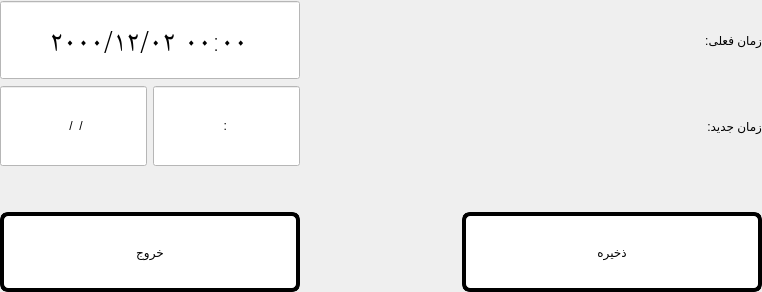
     <widget class="QWidget" name="tabDateSettings">
      <attribute name="title">
       <string>Page</string>
      </attribute>
      <layout class="QGridLayout" name="gridLayout_8">
       <property name="leftMargin">
        <number>0</number>
       </property>
       <property name="topMargin">
        <number>0</number>
       </property>
       <property name="rightMargin">
        <number>0</number>
       </property>
       <property name="bottomMargin">
        <number>0</number>
       </property>
       <item row="3" column="2">
        <widget class="QPushButton" name="btnSaveDate">
         <property name="sizePolicy">
          <sizepolicy hsizetype="Preferred" vsizetype="Preferred">
           <horstretch>0</horstretch>
           <verstretch>0</verstretch>
          </sizepolicy>
         </property>
         <property name="minimumSize">
          <size>
           <width>300</width>
           <height>80</height>
          </size>
         </property>
         <property name="maximumSize">
          <size>
           <width>300</width>
           <height>80</height>
          </size>
         </property>
         <property name="styleSheet">
          <string notr="true">border: 4px solid black;
border-radius: 8px;
background-color: rgb(255, 255, 255);</string>
         </property>
         <property name="text">
          <string>ذخیره</string>
         </property>
        </widget>
       </item>
       <item row="3" column="0">
        <widget class="QPushButton" name="btnExitDateSettings">
         <property name="sizePolicy">
          <sizepolicy hsizetype="Preferred" vsizetype="Preferred">
           <horstretch>0</horstretch>
           <verstretch>0</verstretch>
          </sizepolicy>
         </property>
         <property name="minimumSize">
          <size>
           <width>300</width>
           <height>80</height>
          </size>
         </property>
         <property name="maximumSize">
          <size>
           <width>300</width>
           <height>80</height>
          </size>
         </property>
         <property name="styleSheet">
          <string notr="true">border: 4px solid black;
border-radius: 8px;
background-color: rgb(255, 255, 255);</string>
         </property>
         <property name="text">
          <string>خروج</string>
         </property>
        </widget>
       </item>
       <item row="2" column="0" colspan="3">
        <spacer name="verticalSpacer_6">
         <property name="orientation">
          <enum>Qt::Vertical</enum>
         </property>
         <property name="sizeHint" stdset="0">
          <size>
           <width>20</width>
           <height>40</height>
          </size>
         </property>
        </spacer>
       </item>
       <item row="1" column="2">
        <widget class="QLabel" name="label_7">
         <property name="text">
          <string>زمان جدید:</string>
         </property>
        </widget>
       </item>
       <item row="0" column="2">
        <widget class="QLabel" name="label_6">
         <property name="text">
          <string>زمان فعلی:</string>
         </property>
        </widget>
       </item>
       <item row="1" column="0">
        <layout class="QHBoxLayout" name="horizontalLayout_5">
         <item>
          <widget class="QFocusableLineEdit" name="txtDateNew">
           <property name="enabled">
            <bool>true</bool>
           </property>
           <property name="sizePolicy">
            <sizepolicy hsizetype="Preferred" vsizetype="Fixed">
             <horstretch>0</horstretch>
             <verstretch>0</verstretch>
            </sizepolicy>
           </property>
           <property name="minimumSize">
            <size>
             <width>0</width>
             <height>80</height>
            </size>
           </property>
           <property name="maximumSize">
            <size>
             <width>16777215</width>
             <height>16777215</height>
            </size>
           </property>
           <property name="styleSheet">
            <string notr="true">background-color: rgb(255, 255, 255);
font: 57 regular 11pt &quot;LiberationSerif-Regular&quot;;</string>
           </property>
           <property name="inputMask">
            <string>0000/00/00</string>
           </property>
           <property name="alignment">
            <set>Qt::AlignCenter</set>
           </property>
          </widget>
         </item>
         <item>
          <widget class="QFocusableLineEdit" name="txtTimeNew">
           <property name="enabled">
            <bool>true</bool>
           </property>
           <property name="sizePolicy">
            <sizepolicy hsizetype="Preferred" vsizetype="Fixed">
             <horstretch>0</horstretch>
             <verstretch>0</verstretch>
            </sizepolicy>
           </property>
           <property name="minimumSize">
            <size>
             <width>0</width>
             <height>80</height>
            </size>
           </property>
           <property name="maximumSize">
            <size>
             <width>16777215</width>
             <height>16777215</height>
            </size>
           </property>
           <property name="styleSheet">
            <string notr="true">background-color: rgb(255, 255, 255);
font: 57 regular 11pt &quot;LiberationSerif-Regular&quot;;</string>
           </property>
           <property name="inputMask">
            <string>00:00</string>
           </property>
           <property name="alignment">
            <set>Qt::AlignCenter</set>
           </property>
          </widget>
         </item>
        </layout>
       </item>
       <item row="0" column="0">
        <widget class="QDateTimeEdit" name="dateTimeCurrent">
         <property name="sizePolicy">
          <sizepolicy hsizetype="Preferred" vsizetype="Fixed">
           <horstretch>0</horstretch>
           <verstretch>0</verstretch>
          </sizepolicy>
         </property>
         <property name="minimumSize">
          <size>
           <width>200</width>
           <height>80</height>
          </size>
         </property>
         <property name="font">
          <font>
           <family>11pt LiberationSerif-Regular</family>
           <pointsize>20</pointsize>
           <weight>7</weight>
           <italic>false</italic>
           <bold>false</bold>
          </font>
         </property>
         <property name="styleSheet">
          <string notr="true">background-color: rgb(255, 255, 255);
font: 57 regular 11pt &quot;LiberationSerif-Regular&quot;;
</string>
         </property>
         <property name="locale">
          <locale language="Persian" country="Iran"/>
         </property>
         <property name="alignment">
          <set>Qt::AlignCenter</set>
         </property>
         <property name="readOnly">
          <bool>true</bool>
         </property>
         <property name="buttonSymbols">
          <enum>QAbstractSpinBox::NoButtons</enum>
         </property>
         <property name="keyboardTracking">
          <bool>true</bool>
         </property>
         <property name="maximumDate">
          <date>
           <year>3000</year>
           <month>12</month>
           <day>31</day>
          </date>
         </property>
         <property name="minimumDate">
          <date>
           <year>2000</year>
           <month>12</month>
           <day>2</day>
          </date>
         </property>
         <property name="displayFormat">
          <string>yyyy/MM/dd HH:mm</string>
         </property>
         <property name="calendarPopup">
          <bool>false</bool>
         </property>
         <property name="timeSpec">
          <enum>Qt::UTC</enum>
         </property>
        </widget>
       </item>
       <item row="1" column="1">
        <spacer name="horizontalSpacer_2">
         <property name="orientation">
          <enum>Qt::Horizontal</enum>
         </property>
         <property name="sizeType">
          <enum>QSizePolicy::Fixed</enum>
         </property>
         <property name="sizeHint" stdset="0">
          <size>
           <width>150</width>
           <height>20</height>
          </size>
         </property>
        </spacer>
       </item>
      </layout>
     </widget>
